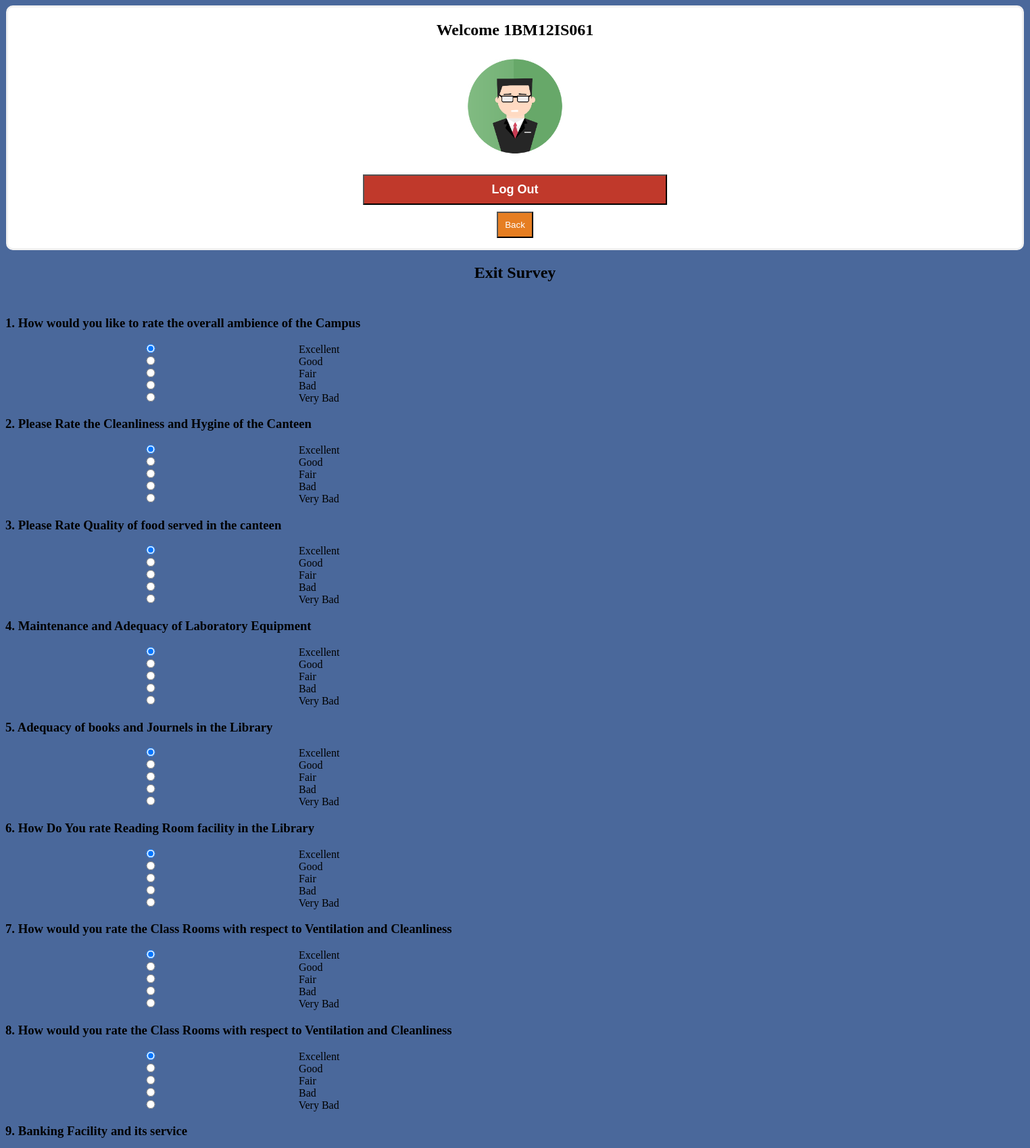
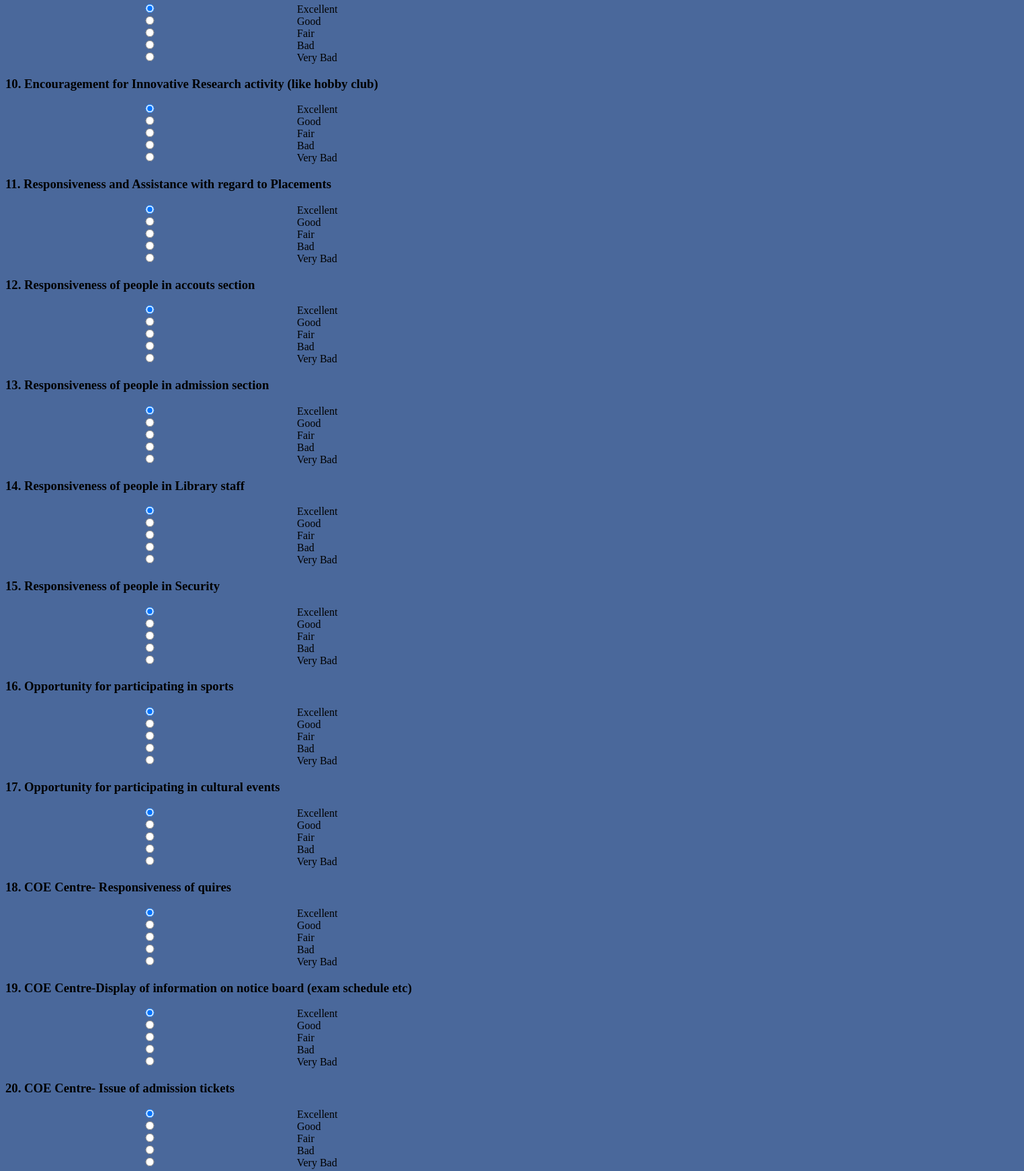
The page /feedback/exitsurvey.php (signed in, upper part) on the database its author committed (2 pictures, top to bottom).
### tables this page shows
CREATE TABLE `exitquestion` (
  `qid` int(11) NOT NULL,
  `question` varchar(100) DEFAULT NULL
);

### feedback/exitsurvey.php (the view, shortened to what this page needs)
<?php
	require 'dbconfig/config.php';
?>
<!DOCTYPE html>
<html>
<head>
<link rel="stylesheet" href="css/style.css">
</head>
<body>
	<div id="main-wrapper">
		<center><h2>Welcome <?php echo $_SESSION['usn']; ?></h2></center>
		<form action="index.php" method="post">
			<div class="imgcontainer">
				<img src="imgs/avatar.png" alt="Avatar" class="avatar">
			</div>
			<div class="inner_container">
				<button class="logout_button" type="submit">Log Out</button>
			</div>
			<div align ="center">
			<a href="studenthomepage.php"><button type="button" class="back_btn">Back</button></a>
			</div>
		</form>
	</div>
	<?php
	@$usn = $_SESSION['usn'];
	echo  '<h2 align="center">';
	echo 'Exit Survey<br>';
	echo '</h2>';
	$isgiven =  "select * from exitfeedback where usn = '$usn'";
	$isgiven_run = mysqli_query($con, $isgiven);
	if(mysqli_num_rows($isgiven_run)>0){
			echo '<script type="text/javascript">alert("You have already given exit survey!") </script>';
	} else {
	echo '<p>';
		$query = "select qid, question from exitquestion;";
		$query_run = mysqli_query($con,$query);
		@$i=1;
		echo '<div class="questions" >';
		echo '<form method="post" action="afterexit.php">';
while($row = mysqli_fetch_array($query_run))
{
		echo '<h3>';
		echo $row['qid'];
		echo '.  ';
		echo $row['question'];
		echo '</h3>';
		echo '<div>';
		echo '<input type="radio" name="q'.$i.'" value="5" checked="checked"> Excellent<br>';
		echo '<input type="radio" name="q'.$i.'" value="4"> Good<br>';
		echo '<input type="radio" name="q'.$i.'" value="3"> Fair<br>';
		echo '<input type="radio" name="q'.$i.'" value="2"> Bad<br>';
		echo '<input type="radio" name="q'.$i.'" value="1"> Very Bad';
		echo '<br>';
		echo '</div>';
		$i++;
}
echo '<br><br>';
echo '</form>';
echo '</div>';
	}
	?>
		</p>
</body>
</html>

### feedback/css/style.css (style rules this page uses)
input { width: 430px; margin: 0 auto; padding: 10px; border: 1px solid #ccc; }
#main-wrapper { border-radius : 10px; background-color: white; border: 3px solid #f1f1f1; width: 500px; margin: 0 auto; }
.inner_container { width:450px; margin:0 auto; }
.back_btn { margin-top:10px; color: white; margin-bottom:15px; padding: 10px; background-color: #e67e22; }
.logout_button { background-color: #c0392b; color: white; margin-top:10px; padding:10px; width: 100%; font-size:18px; font-weight: bold; }
.imgcontainer { text-align: center; margin: 24px 0 12px 0; }
img.avatar { width: 30%; border-radius: 50%; }

### feedback/exitsurvey.php (style rules this page uses)
body { background-color: #4a689b; }
#main-wrapper { padding-left: 500px; padding-right: 500px; }
.questions { margin-top: 50px; }

### rows shown on the page
exitquestion: qid "1", question "How would you like to rate the overall ambience of the Campus"
exitquestion: qid "2", question "Please Rate the Cleanliness and Hygine of the Canteen"
exitquestion: qid "3", question "Please Rate Quality of food served in the canteen"
exitquestion: qid "4", question "Maintenance and Adequacy of Laboratory Equipment"
exitquestion: qid "5", question "Adequacy of books and Journels in the Library"
exitquestion: qid "6", question "How Do You rate Reading Room facility in the Library"
exitquestion: qid "7", question "How would you rate the Class Rooms with respect to Ventilation and Cleanliness"
exitquestion: qid "8", question "How would you rate the Class Rooms with respect to Ventilation and Cleanliness"
exitquestion: qid "9", question "Banking Facility and its service"
exitquestion: qid "10", question "Encouragement for Innovative Research activity (like hobby club)"
exitquestion: qid "11", question "Responsiveness and Assistance with regard to Placements"
exitquestion: qid "12", question "Responsiveness of people in accouts section"
exitquestion: qid "13", question "Responsiveness of people in admission section"
exitquestion: qid "14", question "Responsiveness of people in Library staff"
exitquestion: qid "15", question "Responsiveness of people in Security"
exitquestion: qid "16", question "Opportunity for participating in sports"
exitquestion: qid "17", question "Opportunity for participating in cultural events"
exitquestion: qid "18", question "COE Centre- Responsiveness of quires"
exitquestion: qid "19", question "COE Centre-Display of information on notice board (exam schedule etc)"
exitquestion: qid "20", question "COE Centre- Issue of admission tickets"

### other values the page prints
$_SESSION['usn'] "1BM12IS061"
